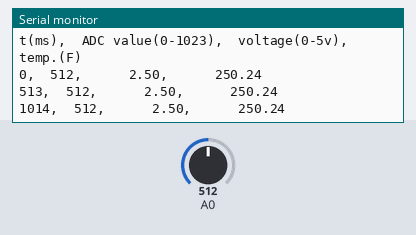
Simulated run of this sketch. Board: Arduino Uno, built with avr-gcc and run on an emulated ATmega328P. Shown: the last lines printed to the serial monitor. The test bench sets the inputs (shaded band); at power-on: A0 = 512.

Above: at 1.3 s.
1.4 s: A0 set to 716
At 1.9 s:
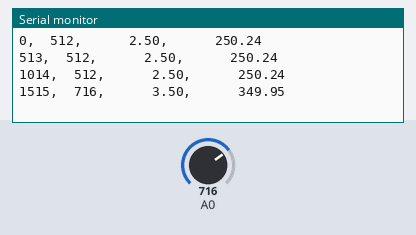
2.9 s: A0 set to 900
At 3.4 s:
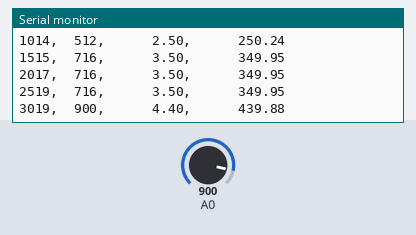
Timing chart, 0 to 5.9 s (numbered marks = the images above; inputs shaded):
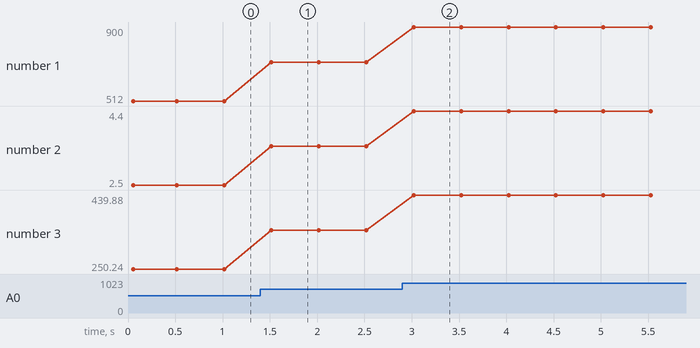

The sketch:

Quiz_3_Code.ino
```cpp
//program for reading an LM34 Temp sensor using an arduino

unsigned long t1;
int Sensvalue;
float voltage, temp;

void setup() {
  Serial.begin(9600);
  Serial.println("t(ms),\tADC value(0-1023),\tvoltage(0-5v),\t\ttemp.(F)");
}

void loop() {
  t1 = millis();  //Get time
  Sensvalue = analogRead(A0); //Get analog read value [0, 1023]
  voltage = (float)Sensvalue * (float)(5.0 / 1023.0); //Convert analog read value to voltage [0, 5]volts
  temp = voltage * 100; //Convert to temp in F., 10mv per degree F.
  Serial.print(t1);
  Serial.print(",\t");
  Serial.print(Sensvalue);
  Serial.print(",\t\t\t");
  Serial.print(voltage);
  Serial.print(",\t\t\t");
  Serial.println(temp);
  delay(500);
}
```

Measured:
- after the input at 1.4 s, the serial monitor: prints a new line after 0.12 s (image 1)
- after the input at 2.9 s, the serial monitor: prints a new line after 0.12 s (image 2)
- plotted number 1: 512 → 716 after the input at 1.4 s, 716 → 900 after the input at 2.9 s
- plotted number 2: 2.5 → 3.5 after the input at 1.4 s, 3.5 → 4.4 after the input at 2.9 s
- plotted number 3: 250.24 → 349.95 after the input at 1.4 s, 349.95 → 439.88 after the input at 2.9 s
